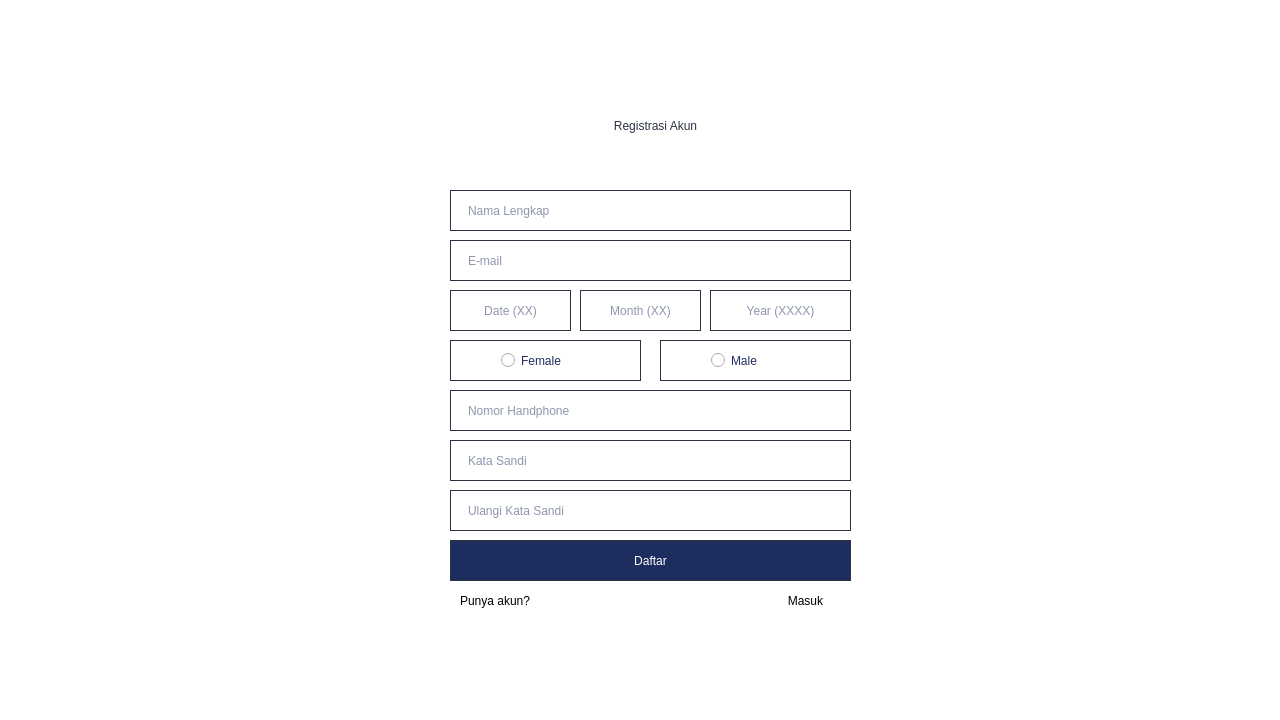
<?xml version="1.0" encoding="UTF-8"?>
<ui version="4.0">
 <class>Dialog</class>
 <widget class="QDialog" name="Dialog">
  <property name="geometry">
   <rect>
    <x>0</x>
    <y>0</y>
    <width>1280</width>
    <height>720</height>
   </rect>
  </property>
  <property name="windowTitle">
   <string>Dialog</string>
  </property>
  <property name="styleSheet">
   <string notr="true">background-color: #fff;</string>
  </property>
  <property name="inputMethodHints">
   <set>Qt::ImhFormattedNumbersOnly</set>
  </property>
  <widget class="QLabel" name="label">
   <property name="geometry">
    <rect>
     <x>460</x>
     <y>90</y>
     <width>391</width>
     <height>71</height>
    </rect>
   </property>
   <property name="styleSheet">
    <string notr="true">color: #2B3242;
font: 30pt &quot;Mulish&quot;;</string>
   </property>
   <property name="text">
    <string>Registrasi Akun</string>
   </property>
   <property name="alignment">
    <set>Qt::AlignCenter</set>
   </property>
  </widget>
  <widget class="QLineEdit" name="email">
   <property name="geometry">
    <rect>
     <x>450</x>
     <y>240</y>
     <width>401</width>
     <height>41</height>
    </rect>
   </property>
   <property name="styleSheet">
    <string notr="true">font: 15pt &quot;Mulish&quot;;color:#1D2D5E; 
height: 47.76695251464844px;
width: 376.5159912109375px;
left: 538px;
top: 229px;
border-radius: 13.25760269165039px;
border: 1.4px solid #2B3242;
padding-left:15px;</string>
   </property>
   <property name="text">
    <string/>
   </property>
   <property name="placeholderText">
    <string>E-mail</string>
   </property>
  </widget>
  <widget class="QLineEdit" name="password">
   <property name="geometry">
    <rect>
     <x>450</x>
     <y>440</y>
     <width>401</width>
     <height>41</height>
    </rect>
   </property>
   <property name="styleSheet">
    <string notr="true">font: 15pt &quot;Mulish&quot;;color:#1D2D5E; 
height: 47.76695251464844px;
width: 376.5159912109375px;
left: 538px;
top: 229px;
border-radius: 13.25760269165039px;
border: 1.4px solid #2B3242;
padding-left:15px;</string>
   </property>
   <property name="text">
    <string/>
   </property>
   <property name="echoMode">
    <enum>QLineEdit::Password</enum>
   </property>
   <property name="placeholderText">
    <string>Kata Sandi</string>
   </property>
  </widget>
  <widget class="QPushButton" name="signupbutton">
   <property name="geometry">
    <rect>
     <x>450</x>
     <y>540</y>
     <width>401</width>
     <height>41</height>
    </rect>
   </property>
   <property name="styleSheet">
    <string notr="true">QPushButton{ 
	background-color: #1D2D5E; color:#FFFFFF;
	font: 15pt &quot;Mulish&quot;;
	border-radius: 13.25760269165039px;
	border: 1.4px solid #2B3242;
}

 QPushButton:hover {
	background-color: #4A577E; color:#fff;
	border: 1.4px solid #2B3242;
 }</string>
   </property>
   <property name="text">
    <string>Daftar</string>
   </property>
  </widget>
  <widget class="QLineEdit" name="confirmpass">
   <property name="geometry">
    <rect>
     <x>450</x>
     <y>490</y>
     <width>401</width>
     <height>41</height>
    </rect>
   </property>
   <property name="styleSheet">
    <string notr="true">font: 15pt &quot;Mulish&quot;;color:#1D2D5E; 
height: 47.76695251464844px;
width: 376.5159912109375px;
left: 538px;
top: 229px;
border-radius: 13.25760269165039px;
border: 1.4px solid #2B3242;
padding-left:15px;</string>
   </property>
   <property name="text">
    <string/>
   </property>
   <property name="echoMode">
    <enum>QLineEdit::Password</enum>
   </property>
   <property name="placeholderText">
    <string>Ulangi Kata Sandi</string>
   </property>
  </widget>
  <widget class="QPushButton" name="loginaccbutton">
   <property name="geometry">
    <rect>
     <x>760</x>
     <y>590</y>
     <width>91</width>
     <height>21</height>
    </rect>
   </property>
   <property name="styleSheet">
    <string notr="true">color:#000000;
font: 14pt &quot;Mulish&quot;;
Border: 0px;</string>
   </property>
   <property name="text">
    <string>Masuk</string>
   </property>
  </widget>
  <widget class="QLabel" name="label_5">
   <property name="geometry">
    <rect>
     <x>460</x>
     <y>590</y>
     <width>111</width>
     <height>21</height>
    </rect>
   </property>
   <property name="styleSheet">
    <string notr="true">color:#000000;
font: 12pt &quot;Mulish&quot;;
</string>
   </property>
   <property name="text">
    <string>Punya akun?</string>
   </property>
  </widget>
  <widget class="QLineEdit" name="date">
   <property name="geometry">
    <rect>
     <x>450</x>
     <y>290</y>
     <width>121</width>
     <height>41</height>
    </rect>
   </property>
   <property name="styleSheet">
    <string notr="true"> font: 12pt &quot;Mulish&quot;;color:#1D2D5E; 
height: 47.76695251464844px;
width: 405px;
left: 538px;
top: 229px;
border-radius: 13.25760269165039px;
border: 1.4px solid #2B3242;
padding-left:15px;
padding-right:15px;</string>
   </property>
   <property name="inputMethodHints">
    <set>Qt::ImhNone</set>
   </property>
   <property name="text">
    <string/>
   </property>
   <property name="maxLength">
    <number>2</number>
   </property>
   <property name="alignment">
    <set>Qt::AlignCenter</set>
   </property>
   <property name="placeholderText">
    <string>Date (XX)</string>
   </property>
  </widget>
  <widget class="QLineEdit" name="nomorhp">
   <property name="geometry">
    <rect>
     <x>450</x>
     <y>390</y>
     <width>401</width>
     <height>41</height>
    </rect>
   </property>
   <property name="styleSheet">
    <string notr="true">font: 15pt &quot;Mulish&quot;;color:#1D2D5E; 
height: 47.76695251464844px;
width: 376.5159912109375px;
left: 538px;
top: 229px;
border-radius: 13.25760269165039px;
border: 1.4px solid #2B3242;
padding-left:15px;</string>
   </property>
   <property name="inputMethodHints">
    <set>Qt::ImhNone</set>
   </property>
   <property name="text">
    <string/>
   </property>
   <property name="maxLength">
    <number>15</number>
   </property>
   <property name="placeholderText">
    <string>Nomor Handphone</string>
   </property>
  </widget>
  <widget class="QLineEdit" name="namalengkap">
   <property name="geometry">
    <rect>
     <x>450</x>
     <y>190</y>
     <width>401</width>
     <height>41</height>
    </rect>
   </property>
   <property name="styleSheet">
    <string notr="true">font: 15pt &quot;Mulish&quot;;color:#1D2D5E; 
height: 47.76695251464844px;
width: 376.5159912109375px;
left: 538px;
top: 229px;
border-radius: 13.25760269165039px;
border: 1.4px solid #2B3242;
padding-left:15px;</string>
   </property>
   <property name="text">
    <string/>
   </property>
   <property name="placeholderText">
    <string>Nama Lengkap</string>
   </property>
  </widget>
  <widget class="QLabel" name="label_2">
   <property name="geometry">
    <rect>
     <x>750</x>
     <y>300</y>
     <width>31</width>
     <height>21</height>
    </rect>
   </property>
   <property name="text">
    <string/>
   </property>
   <property name="pixmap">
    <pixmap>:/images/akar-icons_calendar.png</pixmap>
   </property>
  </widget>
  <widget class="QLineEdit" name="month">
   <property name="geometry">
    <rect>
     <x>580</x>
     <y>290</y>
     <width>121</width>
     <height>41</height>
    </rect>
   </property>
   <property name="styleSheet">
    <string notr="true"> font: 12pt &quot;Mulish&quot;;color:#1D2D5E; 
height: 47.76695251464844px;
width: 405px;
left: 538px;
top: 229px;
border-radius: 13.25760269165039px;
border: 1.4px solid #2B3242;
padding-left:15px;
padding-right:15px;</string>
   </property>
   <property name="text">
    <string/>
   </property>
   <property name="maxLength">
    <number>2</number>
   </property>
   <property name="alignment">
    <set>Qt::AlignCenter</set>
   </property>
   <property name="placeholderText">
    <string>Month (XX)</string>
   </property>
  </widget>
  <widget class="QLineEdit" name="year">
   <property name="geometry">
    <rect>
     <x>710</x>
     <y>290</y>
     <width>141</width>
     <height>41</height>
    </rect>
   </property>
   <property name="styleSheet">
    <string notr="true"> font: 12pt &quot;Mulish&quot;;color:#1D2D5E; 
height: 47.76695251464844px;
width: 405px;
left: 538px;
top: 229px;
border-radius: 13.25760269165039px;
border: 1.4px solid #2B3242;
padding-left:15px;
padding-right:15px;</string>
   </property>
   <property name="text">
    <string/>
   </property>
   <property name="maxLength">
    <number>4</number>
   </property>
   <property name="alignment">
    <set>Qt::AlignCenter</set>
   </property>
   <property name="placeholderText">
    <string>Year (XXXX)</string>
   </property>
  </widget>
  <widget class="QRadioButton" name="Female">
   <property name="enabled">
    <bool>true</bool>
   </property>
   <property name="geometry">
    <rect>
     <x>450</x>
     <y>340</y>
     <width>191</width>
     <height>41</height>
    </rect>
   </property>
   <property name="mouseTracking">
    <bool>true</bool>
   </property>
   <property name="autoFillBackground">
    <bool>false</bool>
   </property>
   <property name="styleSheet">
    <string notr="true">font: 15pt &quot;Mulish&quot;;color:#1D2D5E; 
height: 47.76695251464844px;
width: 376.5159912109375px;
left: 538px;
top: 229px;
border-radius: 13.25760269165039px;
border: 1.4px solid #2B3242;
padding-left:50%;
padding-right:50%;</string>
   </property>
   <property name="text">
    <string>Female</string>
   </property>
  </widget>
  <widget class="QRadioButton" name="Male">
   <property name="geometry">
    <rect>
     <x>660</x>
     <y>340</y>
     <width>191</width>
     <height>41</height>
    </rect>
   </property>
   <property name="styleSheet">
    <string notr="true">font: 15pt &quot;Mulish&quot;;color:#1D2D5E; 
height: 47.76695251464844px;
width: 376.5159912109375px;
left: 538px;
top: 229px;
border-radius: 13.25760269165039px;
border: 1.4px solid #2B3242;
padding-left:50%;
padding-right:50%;</string>
   </property>
   <property name="text">
    <string>Male</string>
   </property>
  </widget>
  <widget class="QPushButton" name="loginaccbutton_2">
   <property name="geometry">
    <rect>
     <x>1390</x>
     <y>870</y>
     <width>201</width>
     <height>21</height>
    </rect>
   </property>
   <property name="styleSheet">
    <string notr="true">color:#000000;
font: 15pt &quot;Mulish&quot;;
Border: 0px;</string>
   </property>
   <property name="text">
    <string>Login Sebagai Admin</string>
   </property>
  </widget>
 </widget>
 <tabstops>
  <tabstop>namalengkap</tabstop>
  <tabstop>email</tabstop>
  <tabstop>date</tabstop>
  <tabstop>month</tabstop>
  <tabstop>year</tabstop>
  <tabstop>nomorhp</tabstop>
  <tabstop>password</tabstop>
  <tabstop>confirmpass</tabstop>
  <tabstop>signupbutton</tabstop>
  <tabstop>loginaccbutton</tabstop>
 </tabstops>
 <resources/>
 <connections/>
</ui>
